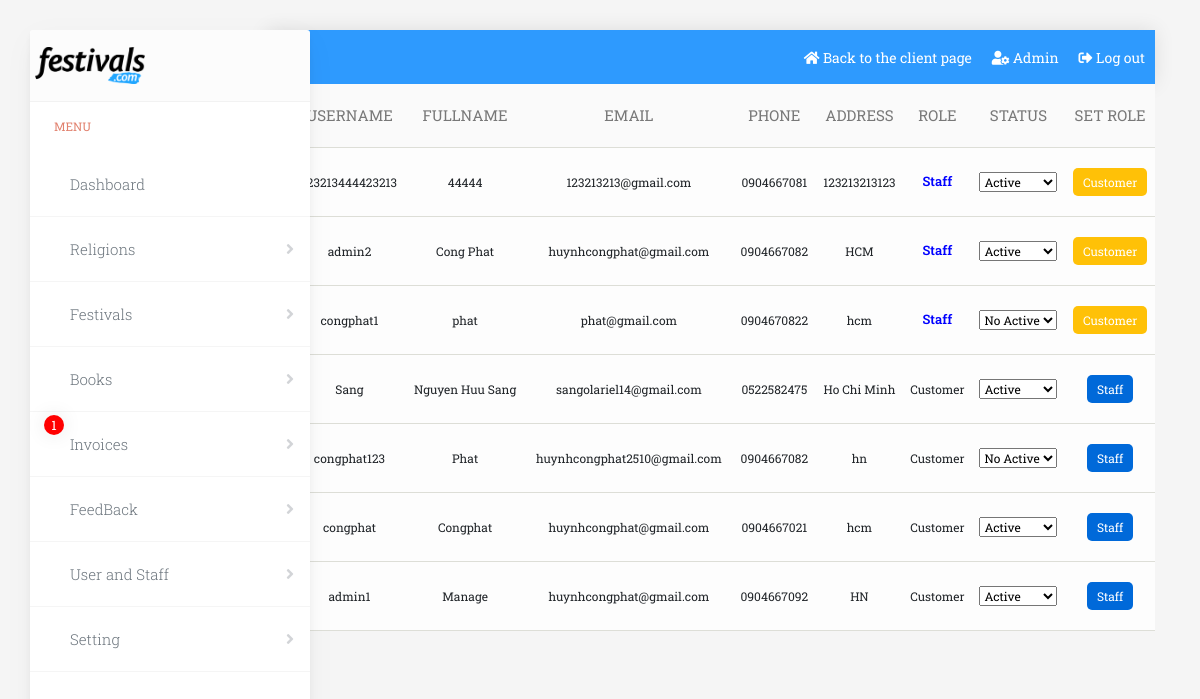
Screenshot of /admincp/user.php (signed in) with the database file from the repository.
### tables this page shows
CREATE TABLE `user` (
  `id` int(11) NOT NULL,
  `username` varchar(100) NOT NULL,
  `password` varchar(50) NOT NULL,
  `fullname` varchar(100) NOT NULL,
  `email` varchar(50) NOT NULL,
  `phonenumber` varchar(20) NOT NULL,
  `address` varchar(200) NOT NULL,
  `id_role` int(11) NOT NULL DEFAULT 3,
  `status` int(11) NOT NULL DEFAULT 1
);

CREATE TABLE `role` (
  `id` int(11) NOT NULL,
  `name_role` varchar(100) NOT NULL
);

### admincp/lib_admin/user_action.php (called while the page is built, shortened)
<?php
    require('./../lib/dbConn.php');
    function AllUserStaff() {
        global $conn;
        $sql = "SELECT * FROM role INNER JOIN user ON user.id_role = role.id WHERE role.id != 1 ORDER BY user.id_role, user.id DESC";
        $result = mysqli_query($conn, $sql);
        return $result;
    }
?>

### admincp/user.php (the view, shortened to what this page needs)
<?php
    require('./lib_admin/user_action.php');
    require('./common/top.php');
?>
<body>
    <?php include('common/header.php') ?>
    <?php include('common/menu.php') ?>
    <main class='block_main'>
        <section id='user_admin'>
            <div class='container'>
                <div class='user_admin'>
                    <table>
                        <thead>
                            <tr>
                                <th>Id</th>
                                <th>Username</th>
                                <th>Fullname</th>
                                <th>Email</th>
                                <th>Phone</th>
                                <th>Address</th>
                                <th>Role</th>
                                <th>Status</th>
                                <th>Set Role</th>
                            </tr>
                        </thead>
                        <tbody>
                            <?php
                                $resultStaff = AllUserStaff();
                                while($row_all_staff = mysqli_fetch_array($resultStaff)) {
                                    $class = '';
                                    if($row_all_staff['id_role'] == 1) $class='ad';
                                    else if($row_all_staff['id_role'] == 2) $class='st';
                            ?>
                            <tr>
                                <td>
                                    <span><?php echo $row_all_staff['id']?></span>
                                </td>
                                <td>
                                <span><?php echo $row_all_staff['username']?></span>
                                </td>
                                <td>
                                <span><?php echo $row_all_staff['fullname']?></span>
                                </td>
                                <td>
                                <span><?php echo $row_all_staff['email']?></span>
                                </td>
                                <td>
                                <span><?php echo $row_all_staff['phonenumber']?></span>
                                </td>
                                <td>
                                <span><?php echo $row_all_staff['address']?></span>
                                </td>
                                <td>
                                <span class='<?php echo $class?>'><?php echo $row_all_staff['name_role']?></span>
                                </td>
                                <td>
                                    <select name="stt-user" class="status-user" data-id='<?php echo $row_all_staff['id']?>'>
                                        <?php if($row_all_staff['status'] == 0) {?>
                                            <option value="0">No Active</option>
                                        <?php } else {?>
                                            <option value="1">Active</option>
                                        <?php }?>
                                    </select>
                                </td>
                                <?php
                                    if($row_all_staff['id_role'] == 2) {
                                ?>
                                    <td>
                                        <button type='button' name='btn-staff-manager'class='btn-user' value='<?php echo $row_all_staff['id']?>'>Customer</button>
                                    </td>
                                    <?php } else if($row_all_staff['id_role'] == 3){?>
                                    <td>
                                        <button type='button' name='btn-user-manager'class='btn-user btn-staff' value='<?php echo $row_all_staff['id']?>'>Staff</button>
                                    </td>
                                    <?php } else {?>
                                    <td>
                                        <span>No</span>
                                    </td>
                                    <?php }?>
                            </tr>
                                <?php }?>
                        </tbody>
                    </table>
                </div>
            </div>
        </section>
    </main>
</body>

### assets/css/main_cp.css (style rules this page uses)
body { font-family: 'Roboto Slab', serif; background: #f5f5f5; }
table { width: 100%; }
table thead { background: rgba(0,0,0,0.01); }
table th { text-align: center; color: rgb(120, 120, 120); font-size: 15px; font-weight: 400; padding: 20px 5px; }
table tr { border-bottom: 1px solid #ddded7; }
table td { text-align: center; padding: 20px 5px; }
table { background-color:#fdfdfd; position: relative; }

### assets/css/user_cp.css (style rules this page uses)
.user_admin { width: 80%; margin-left: auto; }
#user_admin { padding-bottom: 50px; }
thead tr { text-transform: uppercase; font-size: 13px; }
tr td { font-size: 12px; }
.st { font-weight: 600; font-size: 13px; color: blue; }
.btn-user { padding: 5px 10px; background: #ffc107; border: none; color: white; border-radius: 5px; transition: 0.5s; }
.btn-staff { background: #0069d9 ; }

### rows the page displays
user: username "123213444423213", fullname "44444", email "123213213@gmail.com", phonenumber "0904667081", address "123213213123", id_role.name_role "Staff", stt-user "Active"
user: username "admin2", fullname "Cong Phat", email "huynhcongphat@gmail.com", phonenumber "0904667082", address "HCM", id_role.name_role "Staff", stt-user "Active"
user: username "congphat1", fullname "phat", email "phat@gmail.com", phonenumber "0904670822", address "hcm", id_role.name_role "Staff", stt-user "No Active"
user: username "Sang", fullname "Nguyen Huu Sang", email "sangolariel14@gmail.com", phonenumber "0522582475", address "Ho Chi Minh", id_role.name_role "Customer", stt-user "Active"
user: username "congphat123", fullname "Phat", email "huynhcongphat2510@gmail.com", phonenumber "0904667082", address "hn", id_role.name_role "Customer", stt-user "No Active"
user: username "congphat", fullname "Congphat", email "huynhcongphat@gmail.com", phonenumber "0904667021", address "hcm", id_role.name_role "Customer", stt-user "Active"
user: username "admin1", fullname "Manage", email "huynhcongphat@gmail.com", phonenumber "0904667092", address "HN", id_role.name_role "Customer", stt-user "Active"

### other values shown
$fullname "Admin"
$check_invoice "1"
